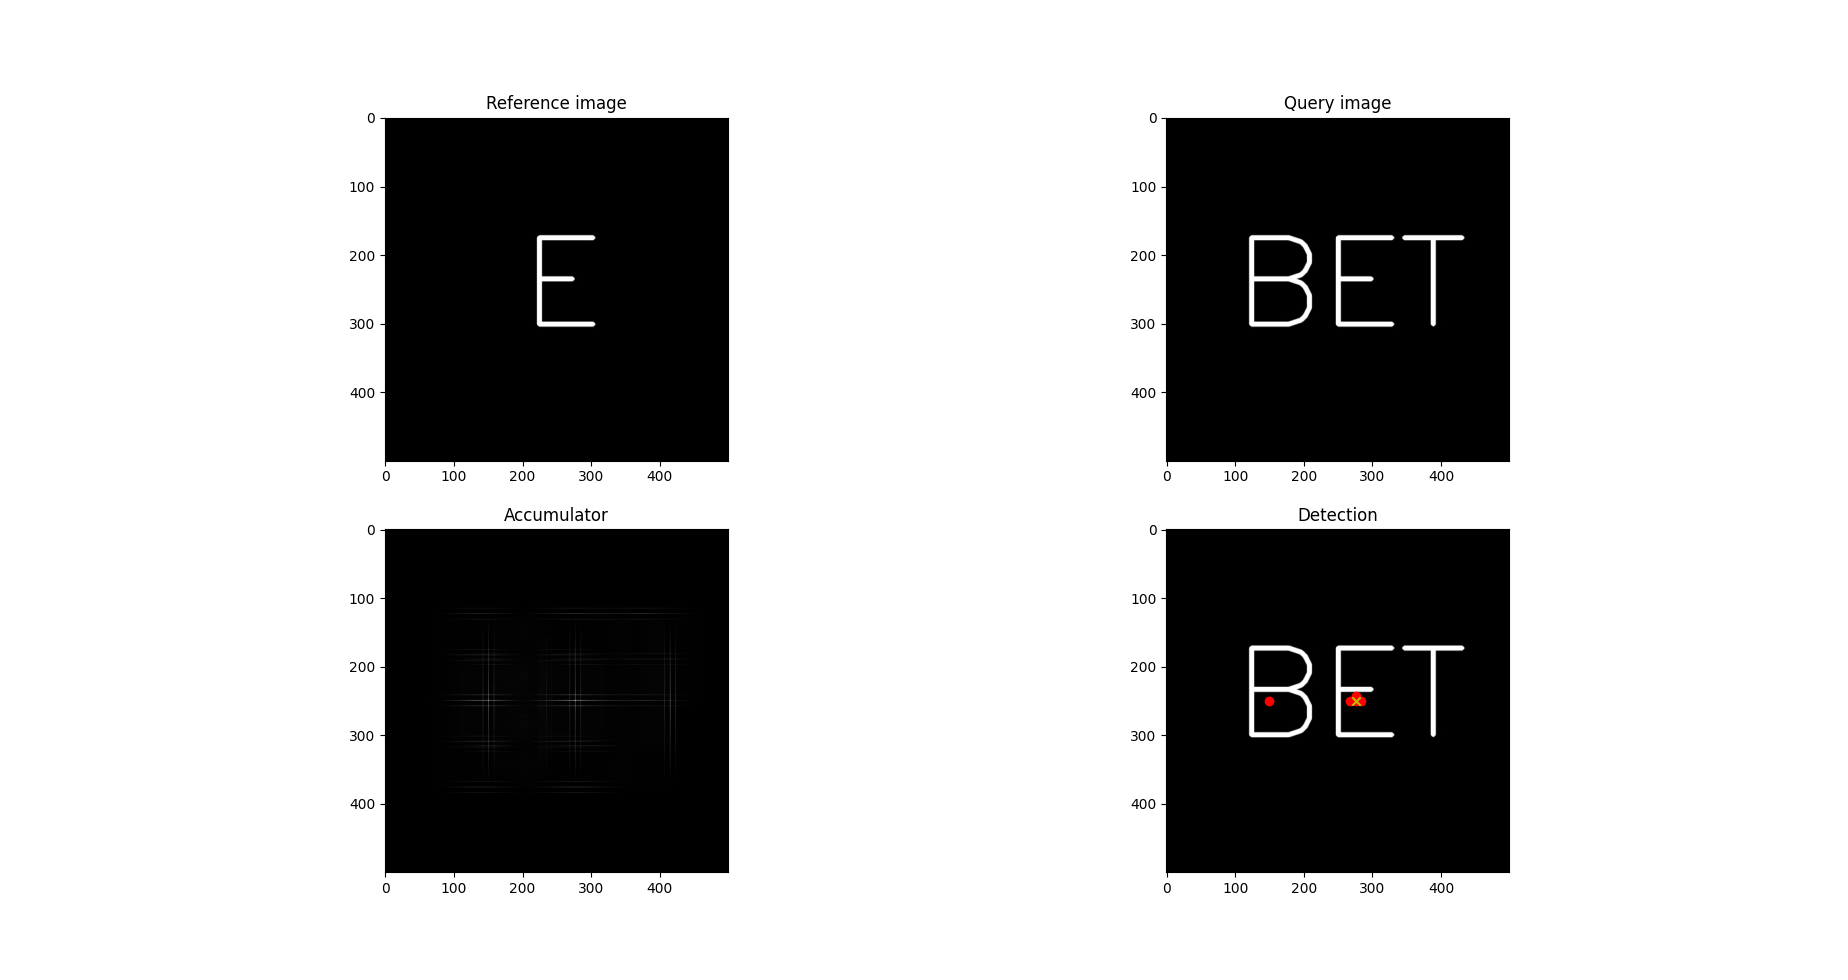

This figure's Python source:
# 参考https://blog.csdn.net/wi162yyxq/article/details/112562286
import numpy as np
import matplotlib.pyplot as plt
from collections import defaultdict
import imageio.v3 as iio
from skimage.feature import canny
from scipy.ndimage import sobel

# Good for the b/w test images used
MIN_CANNY_THRESHOLD = 10
MAX_CANNY_THRESHOLD = 50


def gradient_orientation(image):
    '''
    Calculate the gradient orientation for edge point in the image
    '''
    dx = sobel(image, axis=0, mode='constant')
    dy = sobel(image, axis=1, mode='constant')
    gradient = np.arctan2(dy, dx) * 180 / np.pi

    return gradient


def build_r_table(image, origin):
    '''
    Build the R-table from the given shape image and a reference point
    '''
    edges = canny(image, low_threshold=MIN_CANNY_THRESHOLD,
                  high_threshold=MAX_CANNY_THRESHOLD)  # 建立R-Tabel需要在模板边缘进行
    gradient = gradient_orientation(edges)  # 计算边缘各点的梯度角度

    r_table = defaultdict(list)  # defaultdict可以产生一个带有默认值的dict，如果key不存在，就会返回默认值
    for (i, j), value in np.ndenumerate(edges):
        if value:
            r_table[gradient[i, j]].append((origin[0] - i, origin[1] - j))

    return r_table


def accumulate_gradients(r_table, grayImage):
    '''
    Perform a General Hough Transform with the given image and R-table
    '''
    edges = canny(grayImage, low_threshold=MIN_CANNY_THRESHOLD,
                  high_threshold=MAX_CANNY_THRESHOLD)
    gradient = gradient_orientation(edges)

    accumulator = np.zeros(grayImage.shape)
    for (i, j), value in np.ndenumerate(edges):
        if value:
            for r in r_table[gradient[i][j]]:  # 遍历R-Talbe中每一行(每行为一个梯度角)
                accum_i, accum_j = i + r[0], j + r[1]  # 行中每个元素为模板中边缘点与参考点的向量，这一步可计算出测试图像中某个边缘点的所有理想参考点并进行投票
                if accum_i < accumulator.shape[0] and accum_j < accumulator.shape[1]:
                    accumulator[int(accum_i), int(accum_j)] += 1

    return accumulator


def general_hough_closure(reference_image):
    '''
    Generator function to create a closure with the reference image and origin
    at the center of the reference image

    Returns a function f, which takes a query image and returns the accumulator
    '''
    referencePoint = (reference_image.shape[0] / 2, reference_image.shape[1] / 2)  # 选取模板参考点为图像正中心
    r_table = build_r_table(reference_image, referencePoint)

    def f(query_image):
        return accumulate_gradients(r_table, query_image)

    return f


def n_max(a, n):
    '''
    Return the N max elements and indices in a
    '''
    indices = a.ravel().argsort()[-n:]  # 为了排序找出前n大的数，先将整个矩阵展开成一维，这里结果为前n大的数的索引
    indices = (np.unravel_index(i, a.shape) for i in indices)  # 找出前n大的数在矩阵中的坐标
    return [(a[i], i) for i in indices]  # 返回坐前n大的票数及在图像中的坐标


def test_general_hough(gh, reference_image, query):
    '''
    Uses a GH closure to detect shapes in an image and create nice output
    '''
    query_image = iio.imread(query)
    img_r = query_image[:, :, 0]
    img_g = query_image[:, :, 1]
    img_b = query_image[:, :, 2]
    query_image_gray = img_r * 0.299 + img_g * 0.587 + img_b * 0.114

    # accumulator = accumulate_gradients(gh, query_image_gray)
    accumulator = gh(query_image_gray)

    plt.clf()
    plt.gray()

    fig = plt.figure()
    fig.add_subplot(2, 2, 1)
    plt.title('Reference image')
    plt.imshow(reference_image)

    fig.add_subplot(2, 2, 2)
    plt.title('Query image')
    plt.imshow(query_image_gray)

    fig.add_subplot(2, 2, 3)
    plt.title('Accumulator')
    plt.imshow(accumulator)

    fig.add_subplot(2, 2, 4)
    plt.title('Detection')
    plt.imshow(query_image_gray)

    # top 5 results in red
    m = n_max(accumulator, 5)
    y_points = [pt[1][0] for pt in m]
    x_points = [pt[1][1] for pt in m]
    plt.scatter(x_points, y_points, marker='o', color='r')

    # top result in yellow
    i, j = np.unravel_index(accumulator.argmax(), accumulator.shape)
    plt.scatter([j], [i], marker='x', color='y')

    # d, f = os.path.split(query)[0], os.path.splitext(os.path.split(query)[1])[0]
    # plt.savefig(os.path.join(d, f + '_output.png'))

    plt.show()

    return


def test():
    reference_image = iio.imread("/home/edify/Code/Machine_Leaning/template.jpg")  # 参考模板图片
    img_r = reference_image[:, :, 0]
    img_g = reference_image[:, :, 1]
    img_b = reference_image[:, :, 2]
    reference_image_gray = img_r * 0.299 + img_g * 0.587 + img_b * 0.114
    plt.imshow(reference_image)
    detect_s = general_hough_closure(reference_image_gray)
    test_general_hough(detect_s, reference_image_gray, "/home/edify/Code/Machine_Leaning/query.jpg")


if __name__ == '__main__':
    test()
